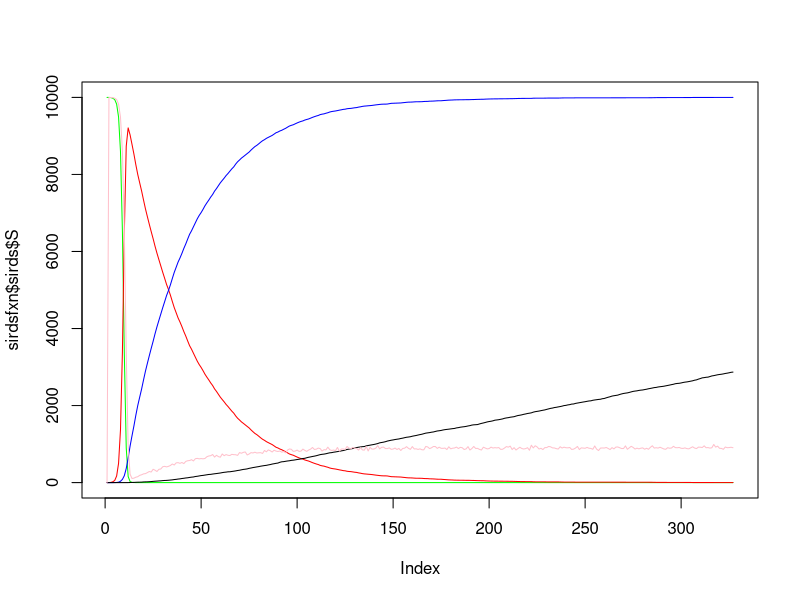

This chart was generated by the following R code:
# pop size
N <- 10000

# Prob S to I
alpha <- 0.0002

# Prob I to R #infects quickly
beta <- 0.03

# Prob R to D # is not as deadly
d <- 0.001

# Prob R to S # can be quickly infected again
rs <- 0.09


SIRDS <- function(StoIprob,ItoRprob,RtoDprob,RtoSprob,Npopul) {
  
suscept <- list() # list with SIRDS
suscept$S[1] <- N
suscept$I[1] <- 1
suscept$R[1] <- 0
suscept$D[1] <- 0
suscept$RS[1] <- 0

t_1 <- 1

while (suscept$R[t_1] < N) {
  #while (TRUE) { # only when running a function i.e. while true runs until return a value i.e. in a function
  suscept$S[t_1 + 1] <- rbinom(1, suscept$S[t_1], (1 - alpha)^(suscept$I[t_1]))
  suscept$R[t_1 + 1] <- suscept$R[t_1] + rbinom(1, suscept$I[t_1], beta)
  suscept$I[t_1 + 1] <- N - suscept$S[t_1 + 1] - suscept$R[t_1 + 1]
  suscept$D[t_1 + 1] <- suscept$D[t_1] + rbinom(1, suscept$R[t_1], d)
  suscept$RS[t_1 + 1] <- suscept$S[t_1] + rbinom(1, suscept$R[t_1], rs)
  t_1 <- t_1 + 1
  
  # # part where I am trying to restore/add all the recovered (R) to susceptible pop (S)
  # if (suscept$S == 0) {
  #   while (TRUE) {
  #     suscept$S[t_1] <- suscept$R[t_1]
  #     suscept$R[t_1] <- 0
}
return(list(sirds = suscept, t_ = length(suscept$S), t_1))
}
#   }
# }

sirdsfxn <- SIRDS(alpha,beta,d,rs,N)

plot(sirdsfxn$sirds$S,type = "l",col = "green")
points(sirdsfxn$sirds$I,type = "l", col = "red")
points(sirdsfxn$sirds$R,type = "l", col = "blue")
points(sirdsfxn$sirds$D,type = "l", col = "black")
points(sirdsfxn$sirds$RS,type = "l", col = "pink")
